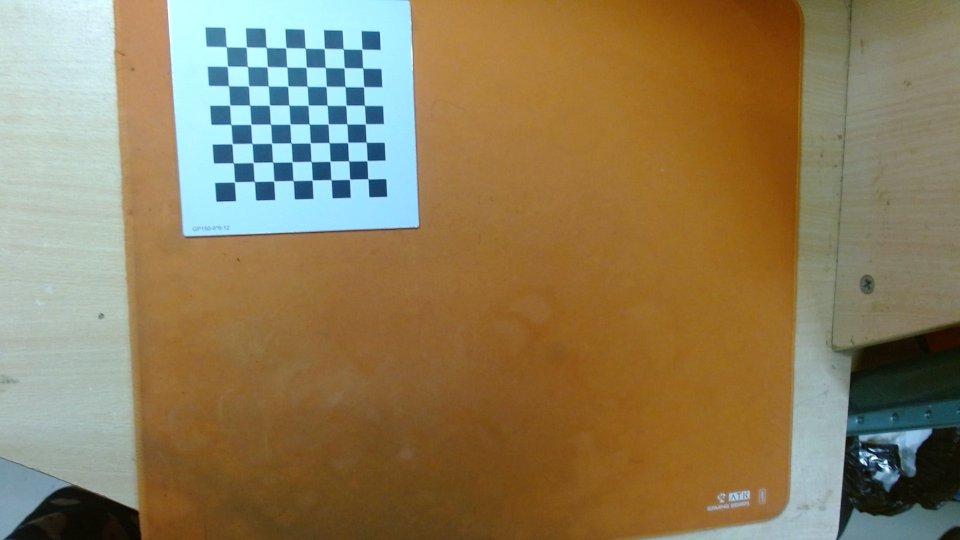
#> input picture preprocessing/camera_calibration/data/calibration_images/img1.jpg, 1920 x 1080 px (shown at 1/2 size); its folder holds 4 pictures in this run
$ python calibrate.py
#> lines starting #> are read from the running program, lines starting #| are printed output that depends on the picture
"""相机标定脚本。

默认读取 preprocessing/camera_calibration/data/calibration_images/ 中的棋盘格图片，
计算相机内参 K 和畸变系数 dist，并保存到 preprocessing/camera_calibration/outputs/。
"""

import argparse
import json
from pathlib import Path

import cv2
import numpy as np


# =========================
# 1. 默认参数
# =========================

BASE_DIR = Path(__file__).resolve().parent
IMAGE_DIR = BASE_DIR / "data" / "calibration_images"
OUTPUT_DIR = BASE_DIR / "outputs"
NPZ_FILE = OUTPUT_DIR / "result.npz"
JSON_FILE = OUTPUT_DIR / "camera_params.json"

# 棋盘格“内角点”数量，不是格子数量。当前标定板为 8 x 8 个内角点。
CHECKERBOARD = (8, 8)

# 每个棋盘格的实际边长，单位是毫米。这个值用于建立真实世界坐标。
SQUARE_SIZE = 12.0


def read_images(image_dir):
    """读取目录中的常见图片文件。"""
    image_files = []
    for suffix in ("*.jpg", "*.jpeg", "*.png", "*.bmp"):
        image_files.extend(image_dir.glob(suffix))
#> pass 2 of the loop in read_images, `for suffix in ("*.jpg", "*.jpeg", "*.png", "*.bmp"):`:
#> pass 3 of the loop in read_images, `for suffix in ("*.jpg", "*.jpeg", "*.png", "*.bmp"):`:
#> the loop made 4 passes; the first 3 are shown
    return sorted(image_files)


def create_world_points():
    """生成棋盘格角点在真实世界中的坐标。

    棋盘格是平面，所以 z 坐标都为 0。
    例如第一个点是 (0, 0, 0)，第二个点是 (12, 0, 0)。
    """
    points = np.zeros((CHECKERBOARD[0] * CHECKERBOARD[1], 3), np.float32)
    points[:, :2] = np.mgrid[0 : CHECKERBOARD[0], 0 : CHECKERBOARD[1]].T.reshape(-1, 2)
    points = points * SQUARE_SIZE
    return points


def save_camera_params_json(
    json_file,
    K,
    dist,
    image_size,
    rms_error,
    used_files,
    npz_file,
):
    """保存一份 Qt/C++ 更容易读取的 JSON 相机参数文件。"""
    payload = {
        "camera_matrix": K.tolist(),
        "distortion_coefficients": dist.reshape(-1).tolist(),
        "image_size": [int(image_size[0]), int(image_size[1])],
        "checkerboard_inner_corners": [int(CHECKERBOARD[0]), int(CHECKERBOARD[1])],
        "square_size_mm": float(SQUARE_SIZE),
        "rms_error": float(rms_error),
        "used_files": used_files,
        "npz_file": str(npz_file),
    }
    json_file.parent.mkdir(parents=True, exist_ok=True)
    json_file.write_text(json.dumps(payload, ensure_ascii=False, indent=2), encoding="utf-8")


def run_calibration(
    image_dir=IMAGE_DIR,
    npz_file=NPZ_FILE,
    json_file=JSON_FILE,
    show_preview=False,
):
    """执行相机标定，并保存标定结果。"""
    image_files = read_images(image_dir)
    if len(image_files) == 0:
        raise RuntimeError(f"没有找到标定图片：{image_dir}")

    npz_file.parent.mkdir(parents=True, exist_ok=True)

    # obj_points 保存真实世界中的角点坐标。
    # img_points 保存图片中检测到的角点坐标。
    obj_points = []
    img_points = []
    used_files = []
    image_size = None
    world_points = create_world_points()

    # 亚像素优化条件：最多迭代 30 次，或者误差小于 0.001 时停止。
    criteria = (
        cv2.TERM_CRITERIA_EPS + cv2.TERM_CRITERIA_MAX_ITER,
        30,
        0.001,
    )

    for image_file in image_files:
        image = cv2.imread(str(image_file))
#> image is the input picture: shape (1080, 1920, 3); mean B, G, R 90.8, 125.4, 141.8
        if image is None:
            print(f"跳过无法读取的图片：{image_file}")
            continue

        gray = cv2.cvtColor(image, cv2.COLOR_BGR2GRAY)
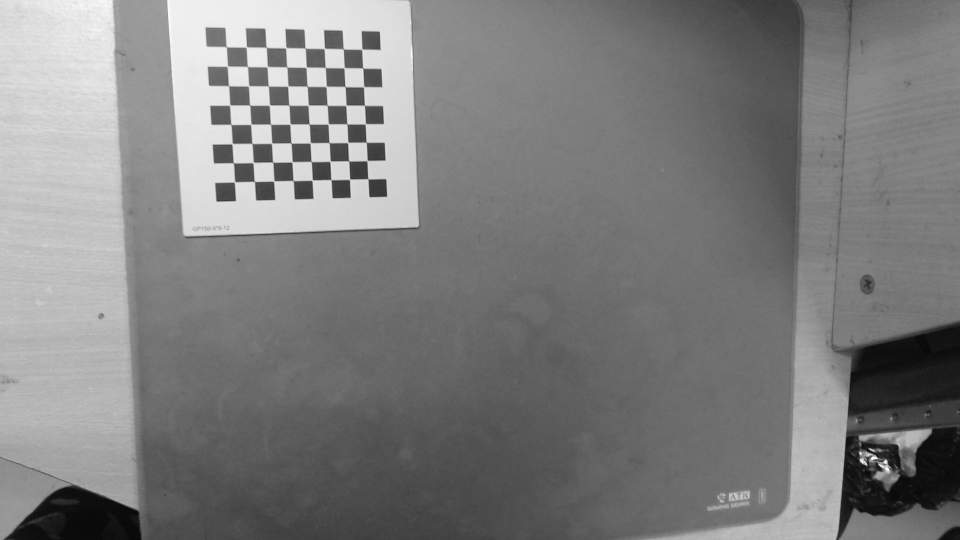
#> gray: shape (1080, 1920) (shown at 1/2 size); min 4, max 255, mean 126.4
        # 标定时默认所有图片来自同一相机、同一分辨率；后面的去畸变也按这个尺寸检查。
        image_size = gray.shape[::-1]  # OpenCV 标定需要格式为 (宽, 高)
#> image_size = (1920, 1080)

        # 在灰度图中查找棋盘格内角点。
        found, corners = cv2.findChessboardCorners(gray, CHECKERBOARD)
#> found = True; corners = 64 rows, first 8: [453.2, 94.04], [493.8, 93.53], [533.4, 96.08], [572.1, 96.05], [611, 97], [649.6, 96.44], [687.4, 98.85], [723.6, 99.78]
        if not found:
            print(f"未检测到棋盘格角点：{image_file.name}")
            continue

        # 将角点位置优化到亚像素级，提高标定精度。
        better_corners = cv2.cornerSubPix(gray, corners, (11, 11), (-1, -1), criteria)
#> better_corners = 64 rows, first 8: [453.1, 93.94], [493.1, 94.52], [532.7, 95.28], [572.1, 96.06], [610.7, 96.62], [649, 97.42], [687.1, 98.37], [724.2, 99.08]

        obj_points.append(world_points)
        img_points.append(better_corners)
        used_files.append(image_file.name)
        print(f"检测成功：{image_file.name}")

        # show_preview 只在需要人工检查角点时使用，默认关闭，便于批量运行。
        if show_preview:
            preview = image.copy()
            cv2.drawChessboardCorners(preview, CHECKERBOARD, better_corners, found)
            preview = cv2.resize(preview, None, fx=0.2, fy=0.2, interpolation=cv2.INTER_AREA)
            cv2.imshow("Calibration corners", preview)
            key = cv2.waitKey(0) & 0xFF
            if key == ord("q"):
                break
#> pass 2 of the loop in run_calibration, `for image_file in image_files:`:
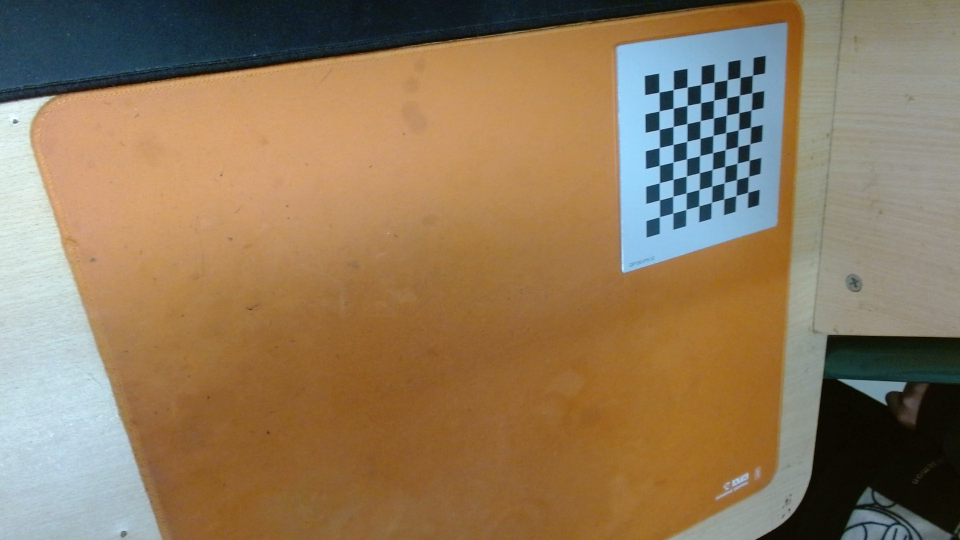
#> input picture preprocessing/camera_calibration/data/calibration_images/img10.jpg, 1920 x 1080 px (shown at 1/2 size)
#> in run_calibration, image is the input picture: shape (1080, 1920, 3); mean B, G, R 91.6, 121.6, 144.2
#> in run_calibration, `gray = cv2.cvtColor(image, cv2.COLOR_BGR2GRAY)`:
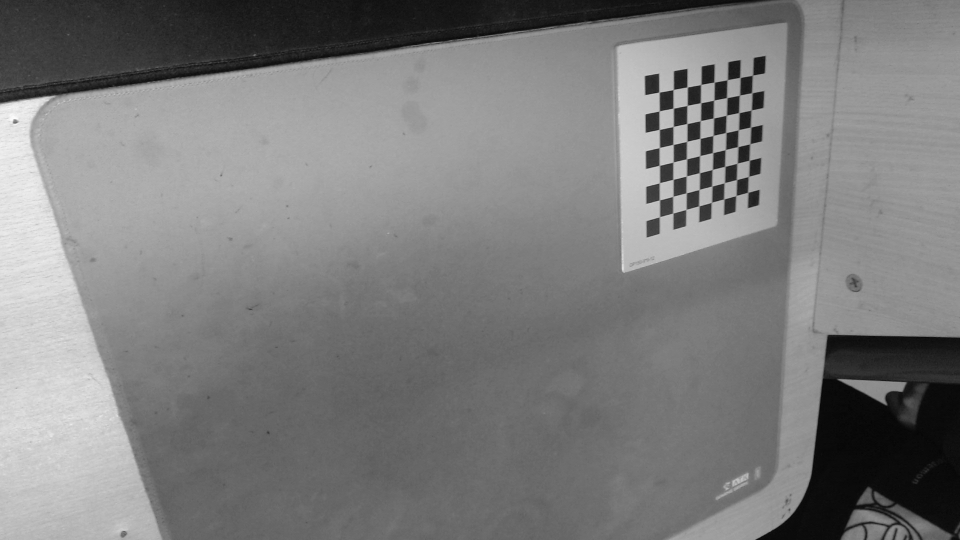
#> gray: shape (1080, 1920) (shown at 1/2 size); min 2, max 252, mean 125
#> corners = 64 rows, first 8: [1506, 150.2], [1502.3, 186.1], [1504.9, 219.8], [1501.3, 254.6], [1501.1, 287.2], [1498.3, 320.9], [1497.6, 353.2], [1495.9, 385]
#> better_corners = 64 rows, first 8: [1505.5, 150.8], [1504, 186.1], [1502.9, 220.5], [1501.6, 254.6], [1500.2, 288], [1498.7, 320.9], [1497.5, 353.3], [1496, 385.2]
#> pass 3 of the loop in run_calibration, `for image_file in image_files:`:
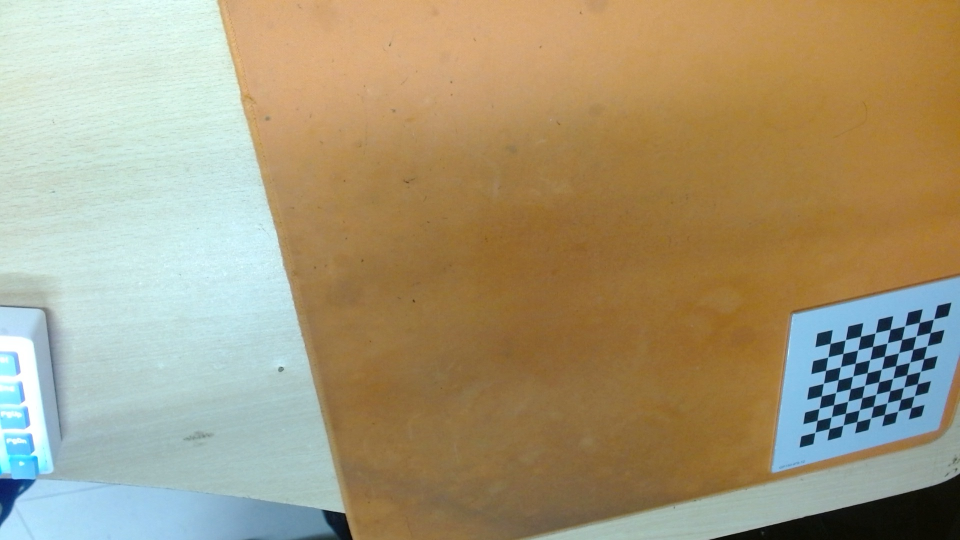
#> input picture preprocessing/camera_calibration/data/calibration_images/img11.jpg, 1920 x 1080 px (shown at 1/2 size)
#> in run_calibration, image is the input picture: shape (1080, 1920, 3); mean B, G, R 122.2, 153.4, 165.7
#> in run_calibration, `gray = cv2.cvtColor(image, cv2.COLOR_BGR2GRAY)`:
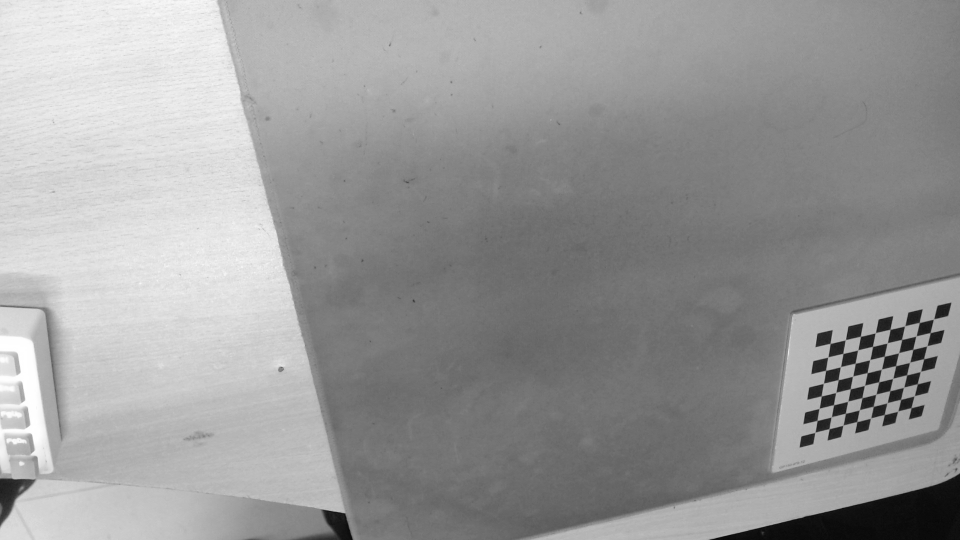
#> gray: shape (1080, 1920) (shown at 1/2 size); min 1, max 255, mean 153.6
#> corners = 64 rows, first 8: [1867.6, 638.5], [1860.5, 666.1], [1854.3, 691.9], [1848.4, 717.6], [1841.2, 743.3], [1834.7, 768.4], [1828.9, 792.1], [1821.8, 816.5]
#> better_corners = 64 rows, first 8: [1867.6, 638.5], [1860.8, 665.7], [1854.2, 692.2], [1847.8, 718], [1841.3, 743.3], [1835, 768.1], [1828.8, 792.2], [1822.5, 815.8]
#> the loop made 4 passes; the first 3 are shown

    if show_preview:
        cv2.destroyAllWindows()

    if len(obj_points) == 0 or image_size is None:
        raise RuntimeError("没有任何图片成功检测到棋盘格角点，无法标定。")

    # calibrateCamera 会根据真实世界角点和图像角点，计算相机内参和畸变系数。
    rms_error, K, dist, rvecs, tvecs = cv2.calibrateCamera(
        obj_points,
        img_points,
        image_size,
        None,
        None,
    )

    # npz 给 Python 脚本用，json 给 Qt/C++ 侧显示和配置用。
    np.savez(
        npz_file,
        K=K,
        dist=dist,
        rvecs=rvecs,
        tvecs=tvecs,
        image_size=np.array(image_size),
        checkerboard=np.array(CHECKERBOARD),
        square_size_mm=np.array(SQUARE_SIZE),
        used_files=np.array(used_files),
        rms_error=np.array(rms_error),
    )
    save_camera_params_json(json_file, K, dist, image_size, rms_error, used_files, npz_file)

    print("\n===== 标定完成 =====")
    print(f"成功检测图片数：{len(obj_points)} / {len(image_files)}")
    print(f"图像尺寸：{image_size[0]} x {image_size[1]}")
#| 图像尺寸：1920 x 1080
    print("相机内参矩阵 K：")
    print(K)
    print("畸变系数 dist：")
    print(dist.ravel())
    print(f"RMS 重投影误差：{rms_error:.6f}")
    print(f"NPZ 结果已保存：{npz_file}")
    print(f"JSON 参数已保存：{json_file}")


def main():
    parser = argparse.ArgumentParser(description="相机标定脚本")
    parser.add_argument("--images", type=Path, default=IMAGE_DIR, help="标定图片目录")
    parser.add_argument("--output", type=Path, default=NPZ_FILE, help="NPZ 标定结果保存路径")
    parser.add_argument("--json-output", type=Path, default=JSON_FILE, help="JSON 相机参数保存路径")
    parser.add_argument("--preview", action="store_true", help="显示角点检测预览")
    args = parser.parse_args()

    run_calibration(args.images, args.output, args.json_output, args.preview)


if __name__ == "__main__":
    main()
